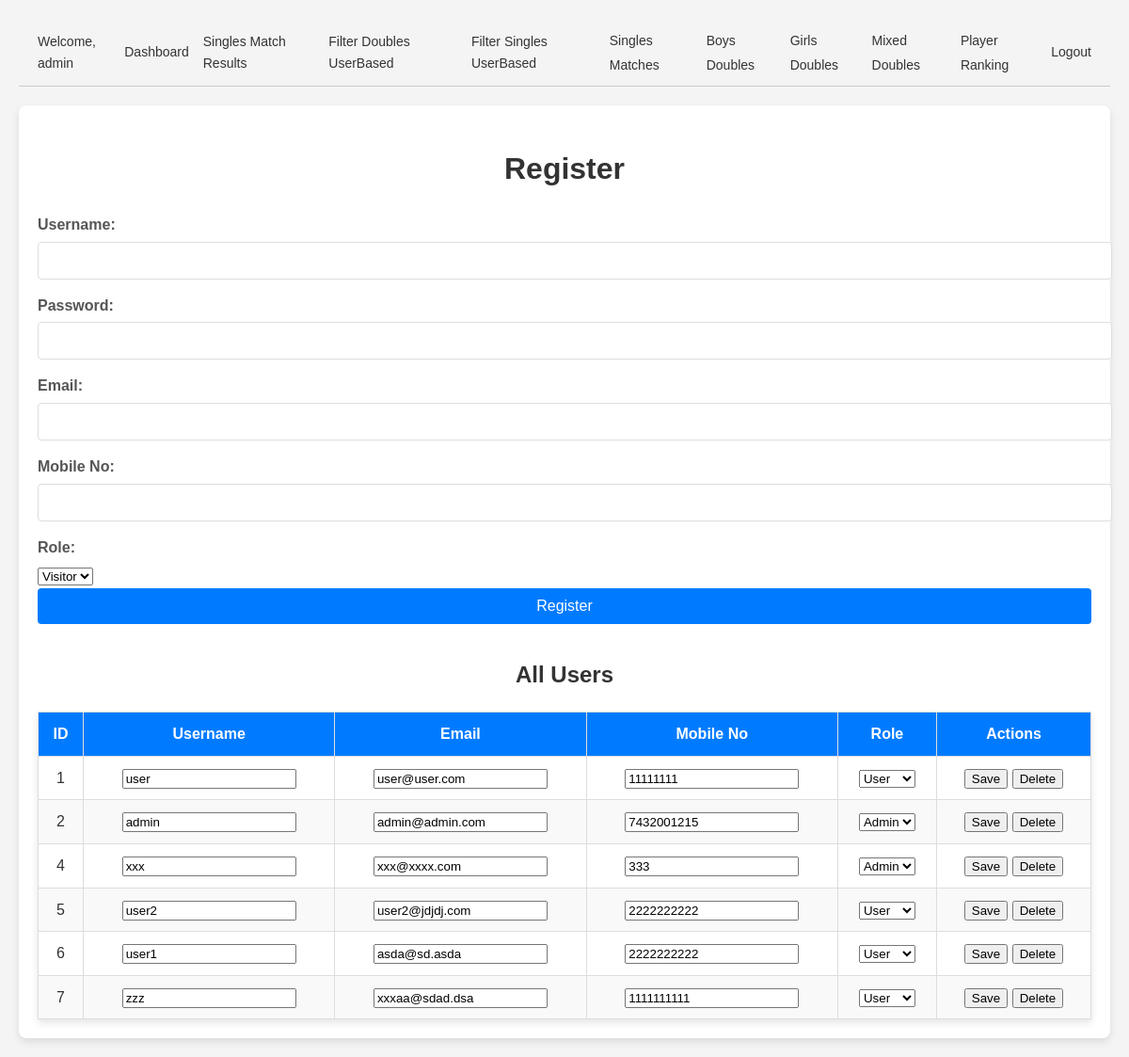
Page /register.php (signed in) on the earlier database version.
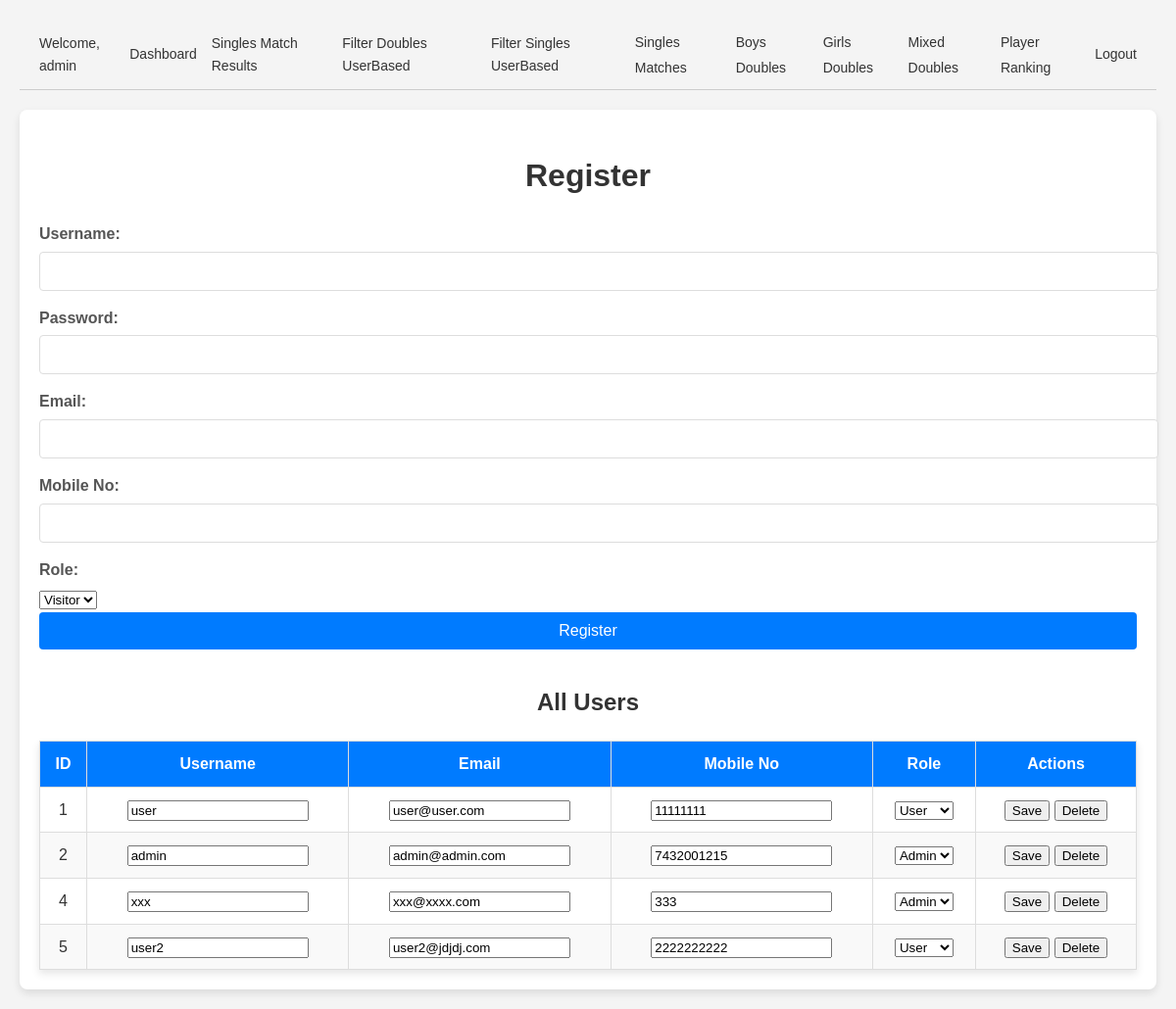
Same page on the later database version.
### tables this page shows
CREATE TABLE `users` (
  `id` int(11) NOT NULL,
  `username` varchar(255) NOT NULL,
  `password` varchar(255) NOT NULL,
  `mobile_no` varchar(15) DEFAULT NULL,
  `notes` text DEFAULT NULL,
  `role` enum('admin','user','visitor') NOT NULL,
  `created_at` timestamp NULL DEFAULT current_timestamp(),
  `email` varchar(255) DEFAULT NULL
);

### permissions.php (called while the page is built, shortened)
<?php
function is_admin() {
    return isset($_SESSION['role']) && $_SESSION['role'] === 'admin';
}
?>

### register.php (the view, shortened to what this page needs)
<?php
include 'header.php';
require 'auth.php';
$username = '';
$email = '';
$mobile_no = '';
$role = 'visitor';
$is_admin = is_admin();
$users = [];
if ($is_admin) {
    $result = $conn->query("SELECT * FROM users");
    $users = $result->fetch_all(MYSQLI_ASSOC);
}
?>
<!DOCTYPE html>
<html lang="en">
<head>
    <link rel="stylesheet" href="styles.css">
</head>
<body>
    <div class="container">
        <h1>Register</h1>
        <form method="POST">
            <div class="form-group">
                <label for="username">Username:</label>
                <input type="text" name="username" id="username" value="<?= htmlspecialchars($username) ?>" required>
            </div>
            <div class="form-group">
                <label for="password">Password:</label>
                <input type="password" name="password" id="password" required>
            </div>
            <div class="form-group">
                <label for="email">Email:</label>
                <input type="email" name="email" id="email" value="<?= htmlspecialchars($email) ?>" required>
            </div>
            <div class="form-group">
                <label for="mobile_no">Mobile No:</label>
                <input type="text" name="mobile_no" id="mobile_no" value="<?= htmlspecialchars($mobile_no) ?>">
            </div>
            <div class="form-group">
                <label for="role">Role:</label>
                <select name="role" id="role" required>
                    <option value="visitor" <?= $role === 'visitor' ? 'selected' : '' ?>>Visitor</option>
                </select>
            </div>
            <button type="submit" class="btn-primary">Register</button>
        </form>
        <?php if ($is_admin): ?>
            <h2>All Users</h2>
            <table>
                <thead>
                    <tr>
                        <th>ID</th>
                        <th>Username</th>
                        <th>Email</th>
                        <th>Mobile No</th>
                        <th>Role</th>
                        <th>Actions</th>
                    </tr>
                </thead>
                <tbody>
                    <?php foreach ($users as $user): ?>
                        <tr>
                            <form method="POST" class="edit-form">
                                <td><?= htmlspecialchars($user['id']) ?></td>
                                <td><input type="text" name="username" value="<?= htmlspecialchars($user['username']) ?>"></td>
                                <td><input type="email" name="email" value="<?= htmlspecialchars($user['email']) ?>"></td>
                                <td><input type="text" name="mobile_no" value="<?= htmlspecialchars($user['mobile_no']) ?>"></td>
                                <td>
                                    <select name="role">
                                        <option value="admin" <?= $user['role'] === 'admin' ? 'selected' : '' ?>>Admin</option>
                                        <option value="user" <?= $user['role'] === 'user' ? 'selected' : '' ?>>User</option>
                                    </select>
                                </td>
                                <td>
                                    <button type="submit" name="action" value="edit" class="btn-edit">Save</button>
                                    <button type="submit" name="action" value="delete" class="btn-delete" onclick="return confirm('Are you sure you want to delete this user?')">Delete</button>
                                </td>
                            </form>
                        </tr>
                    <?php endforeach; ?>
                </tbody>
            </table>
        <?php endif; ?>
    </div>
</body>
</html>

Differences in the rows shown:
removed users: id "6", username "user1", email "asda@sd.asda", mobile_no "2222222222", role "User"
removed users: id "7", username "zzz", email "xxxaa@sdad.dsa", mobile_no "1111111111", role "User"
